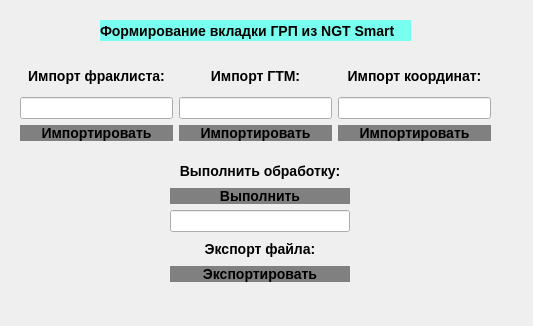
<?xml version="1.0" encoding="UTF-8"?>
<ui version="4.0">
 <class>GRP</class>
 <widget class="QWidget" name="GRP">
  <property name="geometry">
   <rect>
    <x>0</x>
    <y>0</y>
    <width>533</width>
    <height>326</height>
   </rect>
  </property>
  <property name="windowTitle">
   <string>Form</string>
  </property>
  <property name="styleSheet">
   <string notr="true">
QPushButton{
background-color: grey;
width:100px;
length:200px;
font-size: 14px;
font-weight:bold;
border:none;
text-align:center;
}
QPushButton:hover{
background-color:silver;
}
QPushButton:pressed{
background-color:rgb(96, 255, 39);
}
QLabel{

width:100px;
length:200px;
font-size: 14px;
font-weight:bold;
border:none;
text-align:center;
}

QTextEdit{
width:100px;
length:200px;
font-size: 14px;
}
</string>
  </property>
  <widget class="QWidget" name="gridLayoutWidget">
   <property name="geometry">
    <rect>
     <x>20</x>
     <y>60</y>
     <width>471</width>
     <height>81</height>
    </rect>
   </property>
   <layout class="QGridLayout" name="gridLayout">
    <item row="1" column="2">
     <widget class="QLineEdit" name="lineEdit_3"/>
    </item>
    <item row="0" column="1">
     <widget class="QLabel" name="label_2">
      <property name="text">
       <string>Импорт ГТМ:</string>
      </property>
      <property name="alignment">
       <set>Qt::AlignCenter</set>
      </property>
     </widget>
    </item>
    <item row="0" column="2">
     <widget class="QLabel" name="label_3">
      <property name="text">
       <string>Импорт координат:</string>
      </property>
      <property name="alignment">
       <set>Qt::AlignCenter</set>
      </property>
     </widget>
    </item>
    <item row="1" column="0">
     <widget class="QLineEdit" name="lineEdit"/>
    </item>
    <item row="1" column="1">
     <widget class="QLineEdit" name="lineEdit_2"/>
    </item>
    <item row="0" column="0">
     <widget class="QLabel" name="label">
      <property name="text">
       <string>Импорт фраклиста:</string>
      </property>
      <property name="alignment">
       <set>Qt::AlignCenter</set>
      </property>
     </widget>
    </item>
    <item row="2" column="0">
     <widget class="QPushButton" name="pushButton">
      <property name="text">
       <string>Импортировать</string>
      </property>
     </widget>
    </item>
    <item row="2" column="1">
     <widget class="QPushButton" name="pushButton_2">
      <property name="text">
       <string>Импортировать</string>
      </property>
     </widget>
    </item>
    <item row="2" column="2">
     <widget class="QPushButton" name="pushButton_3">
      <property name="text">
       <string>Импортировать</string>
      </property>
     </widget>
    </item>
   </layout>
  </widget>
  <widget class="QWidget" name="verticalLayoutWidget">
   <property name="geometry">
    <rect>
     <x>170</x>
     <y>160</y>
     <width>180</width>
     <height>122</height>
    </rect>
   </property>
   <layout class="QVBoxLayout" name="verticalLayout">
    <item>
     <widget class="QLabel" name="label_4">
      <property name="text">
       <string>Выполнить обработку:</string>
      </property>
      <property name="alignment">
       <set>Qt::AlignCenter</set>
      </property>
     </widget>
    </item>
    <item>
     <widget class="QPushButton" name="pushButton_4">
      <property name="text">
       <string>Выполнить</string>
      </property>
     </widget>
    </item>
    <item>
     <widget class="QLineEdit" name="lineEdit_4"/>
    </item>
    <item>
     <widget class="QLabel" name="label_5">
      <property name="text">
       <string>Экспорт файла:</string>
      </property>
      <property name="alignment">
       <set>Qt::AlignCenter</set>
      </property>
     </widget>
    </item>
    <item>
     <widget class="QPushButton" name="pushButton_5">
      <property name="text">
       <string>Экспортировать</string>
      </property>
     </widget>
    </item>
   </layout>
  </widget>
  <widget class="QLabel" name="label_6">
   <property name="geometry">
    <rect>
     <x>100</x>
     <y>20</y>
     <width>311</width>
     <height>21</height>
    </rect>
   </property>
   <property name="styleSheet">
    <string notr="true">background-color: rgb(121, 255, 239)</string>
   </property>
   <property name="text">
    <string>Формирование вкладки ГРП из NGT Smart</string>
   </property>
  </widget>
 </widget>
 <resources/>
 <connections/>
</ui>
